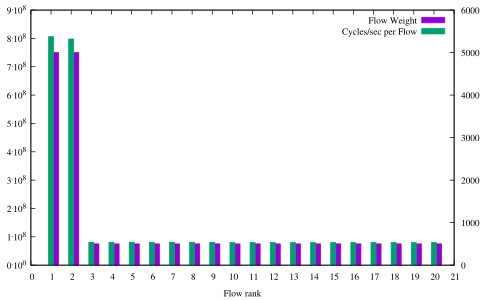

Write the gnuplot code that produced this figure.
#! xgp flow_pps.dat
# Created the Fri Dec  8 02:30:12 CET 2017 with:
#   ____________________________
#  /                            \
# /        xgp        __________/
# \__________________/.:nonsns:.
#
 
#-------------------------------------
# SHAPES:
# (c)ircle  (t)riangle (i)nv.tri.
#           (d)iamond  (s)quare
# FILLING:
# (f)illed  (o)paque  (e)mpty (default)
#-------------------------------------
   s=4  ; es=s  ; fs=s+1 ; os=s+66
   c=6  ; ec=c  ; fc=c+1 ; oc=os+1
   t=8  ; et=t  ; ft=t+1 ; ot=oc+1
   i=10 ; ei=i  ; fi=i+1 ; oi=ot+1
   d=12 ; ed=d  ; fd=d+1 ; od=oi+1
   p=14 ; ep=p  ; fp=p+1 ; op=od+1
#-------------------------------------
#  e.g.:  
#  empty circles vs filled squares
#  plot "file" u 1:3 w p pt ec, 
#           "" u 1:4 w lp pt fs
#-------------------------------------

#Happy gnuplotting


set out "clk.pdf"
set term pdf font "Times,10"
#set pointsize 1.25

set key top righ
#set ylabel "Per flow rate [pps]"
set xlabel "Flow rank"
set xtics 1
set boxwidth 0.25
set style fill solid
set ytics nomirror
set y2tics
#set yrange [0:250000]
set y2range [0:6000]
#set y2tic 500
set format y "%.0t^.10^%T"
#set ytics 200000
#set yran [1e3:]
#min(a,b)=a<b?a:b

plot \
'flow_pps.dat'  u ($0+1+0.25):3 t 'Flow Weight'          axes x1y2 with boxes, \
'flow_pps.dat'  u ($0+1):($1*$3) t 'Cycles/sec per Flow' axes x1y1 with  boxes
#'flow_pps.dat'  u ($0+1):($1*$3) t 'Cycles/sec per Flow'       w  boxes
